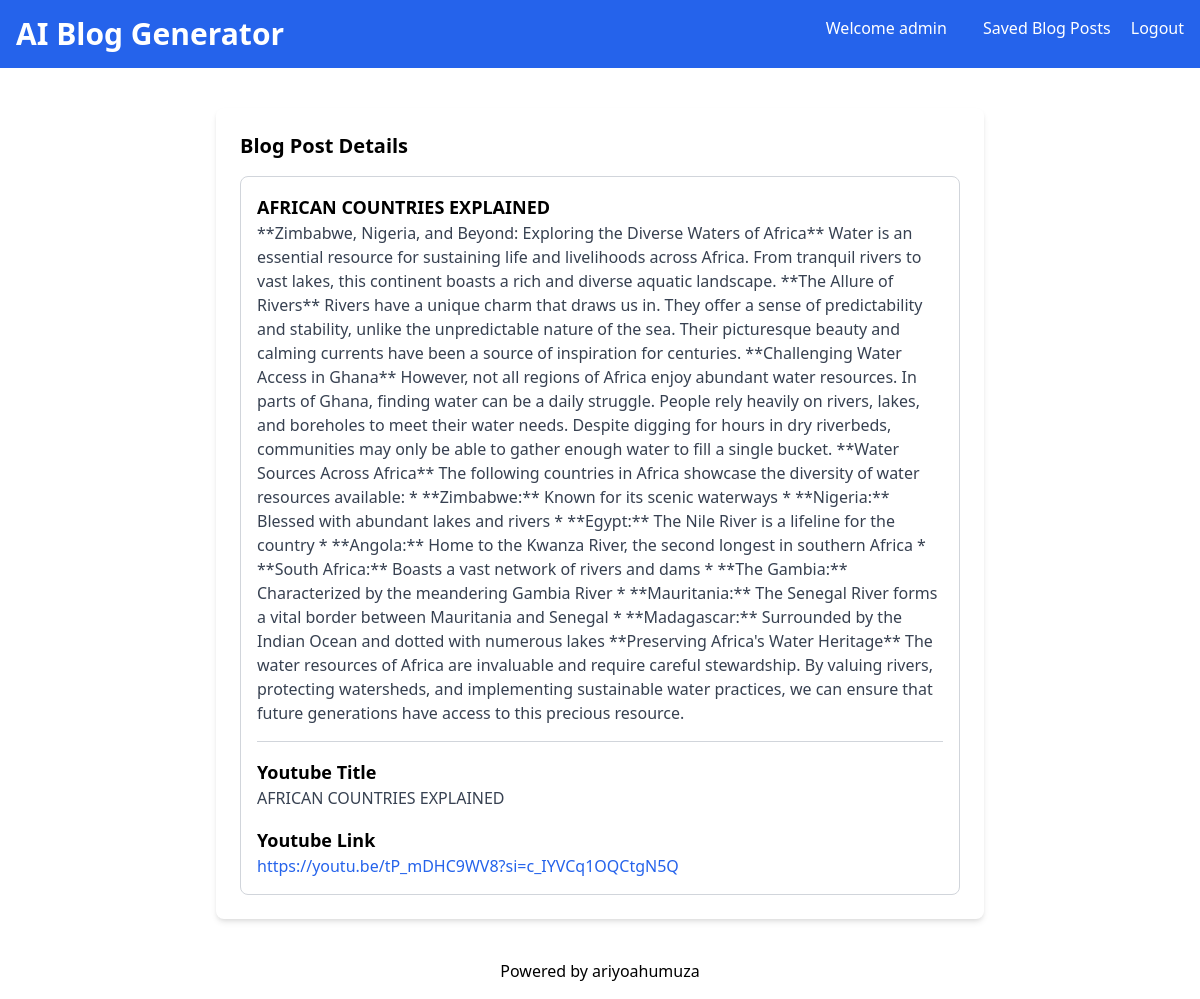
The page /blog-details/1/ (signed in) on the database its author committed.
### blog_generator/models.py (models this page shows, shortened)
class BlogPost(models.Model):
    user = models.ForeignKey(User, on_delete=models.CASCADE)
    youtube_title = models.CharField(max_length=300)
    youtube_link = models.URLField()
    generated_content = models.TextField()
    created_at = models.DateTimeField(auto_now_add=True)

### blog_generator/views.py (the view)
# urls.py: path('blog-details/<int:pk>/', views.blog_details, name='blog-details'),
def blog_details(request, pk):
    blog_article_detail = BlogPost.objects.get(id=pk)
    if request.user == blog_article_detail.user:
        return render(request, 'blog-details.html', { 'blog_article_detail' : blog_article_detail })

### templates/blog-details.html (shortened to what this page needs)
<!DOCTYPE html>
<html lang="en">
<head>
    <link href="https://cdn.jsdelivr.net/npm/tailwindcss@2.2.19/dist/tailwind.min.css" rel="stylesheet">
</head>
<body class="bg-grat-100 font-sans antialiased">
    <nav class="bg-blue-600 p-4 text-white flex justify-between">
        <div>
            <h1 class="text-3xl font-bold">AI Blog Generator</h1>
        </div>
        <div>
            <a href="#" class="text-white hover:underline mx-4">Welcome {{ user.username }}</a>
            <a href="{% url 'blog_generator:blog-list' %}" class="text-white hover:underline mx-4">Saved Blog Posts</a>
            <a href="{% url 'blog_generator:logout' %}" class="text-white hover:underline">Logout</a>
        </div>
    </nav>
    <div class="container mx-auto mt-10 px-4 sm:px-0">
        <div class="max-w-3xl mx-auto bg-white p-6 rounded-lg shadow-md">
            <section>
                <h2 class="text-xl mb-4 font-semibold">Blog Post Details</h2>
                <div class="border border-gray-300 p-4 rounded-lg">
                    <h3 class="text-lg font-semibold">{{blog_article_detail.youtube_title}}</h3>
                    <p class="text-gray-700">{{blog_article_detail.generated_content}}</p>
                    <hr class="my-4 border-gray-300">
                    <h4 class="text-lg font-semibold">Youtube Title</h4>
                    <p class="text-gray-700">{{blog_article_detail.youtube_title}}</p>
                    <h4 class="text-lg font-semibold mt-4">Youtube Link</h4>
                    <a href="{{blog_article_detail.youtube_link}}" class="text-blue-600 hover:underline">{{blog_article_detail.youtube_link}}</a>
                </div>
            </section>
        </div>
    </div>
    <footer class="text-center p-4 text-blacl mt-6">
        Powered by <a href="https://twitter.com/AriyoAdventures">ariyoahumuza</a>
    </footer>
</body>
</html>

### rows shown on the page
BlogPost: youtube_title "AFRICAN COUNTRIES EXPLAINED", generated_content "**Zimbabwe, Nigeria, and Beyond: Exploring the Diverse Waters of Africa** Water is an essential resource for sustaining life and livelihoods across Africa. From tranquil rivers to vast lakes, this continent boasts a rich and diverse aquatic landscape. **The Allure of Rivers** Rivers have a unique charm that draws us in. They offer a sense of predictability and stability, unlike the unpredictable nature of the sea. Their picturesque beauty and calming currents have been a source of inspiration for centuries. **Challenging Water Access in Ghana** However, not all regions of Africa enjoy abundant water resources. In parts of Ghana, finding water can be a daily struggle. People rely heavily on…", youtube_link "https://youtu.be/tP_mDHC9WV8?si=c_IYVCq1OQCtgN5Q"

### other values the page prints
{{ user.username }} "admin"
